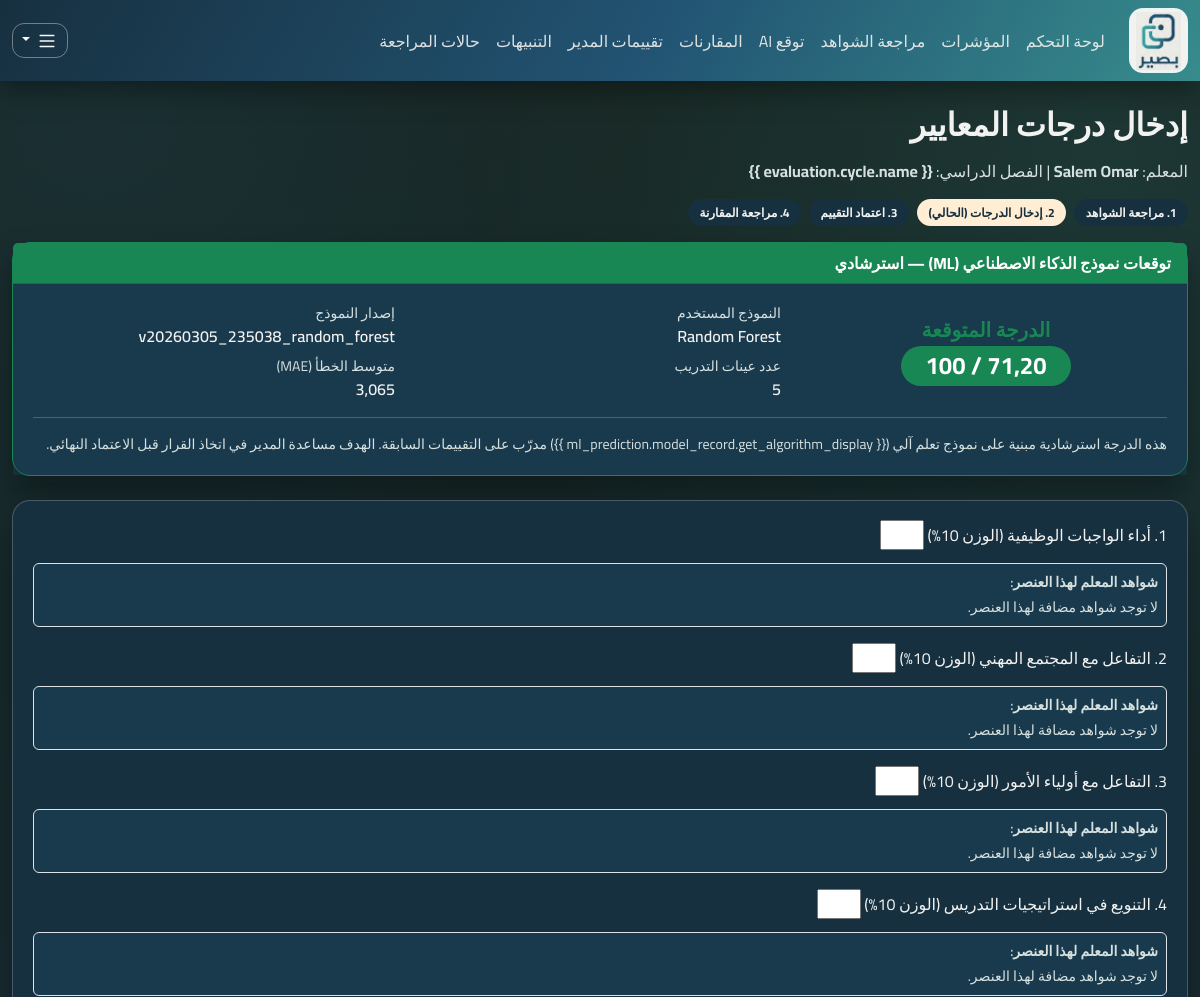
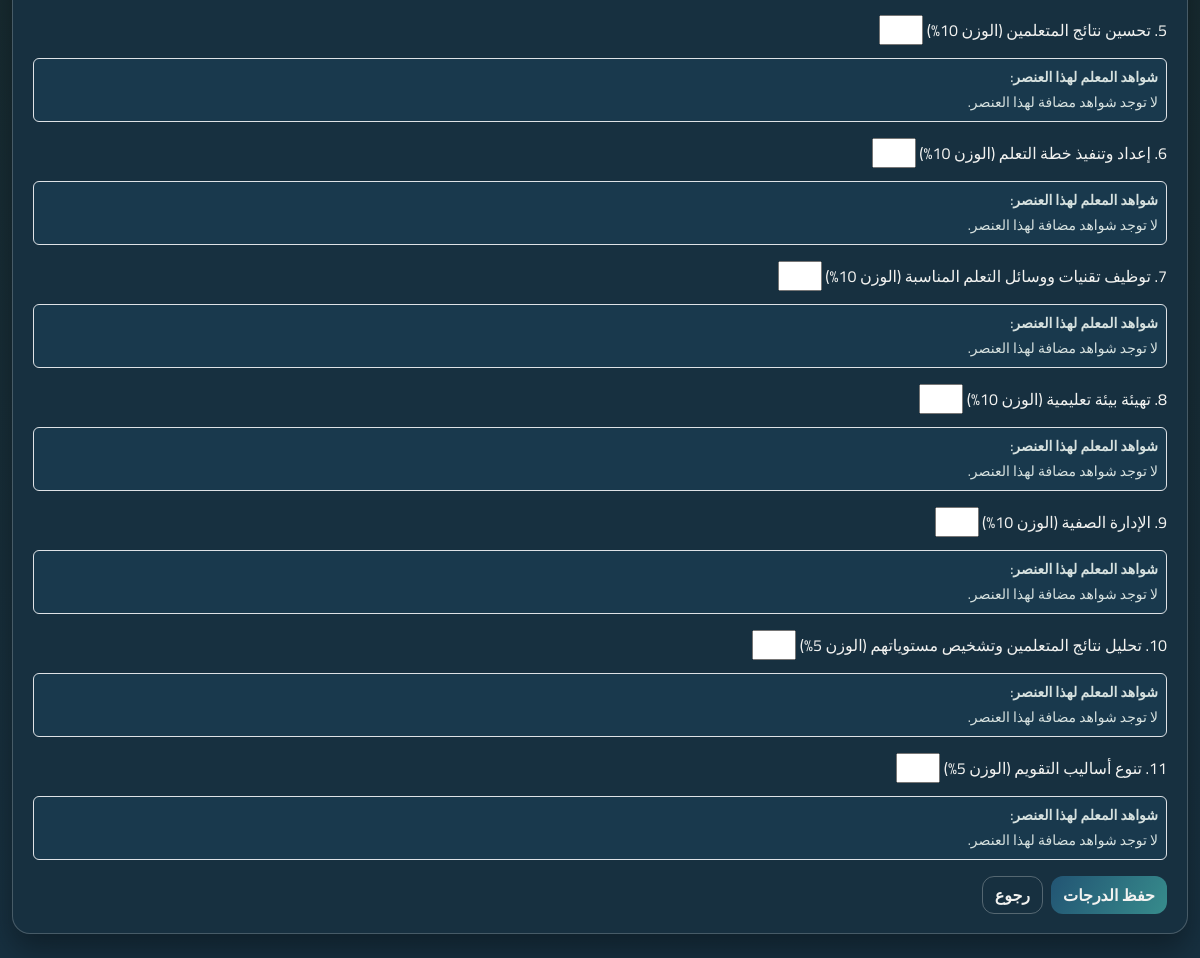
The app's page /evaluations/7/items/ (signed in) with its own data (2 pictures, top to bottom).
### apps/evaluations/models.py (models this page shows)
class ManagerEvaluation(models.Model):
    class Status(models.TextChoices):
        DRAFT = "DRAFT", "Draft"
        FINAL = "FINAL", "Final"
    teacher = models.ForeignKey("teachers.Teacher", on_delete=models.CASCADE, related_name="evaluations")
    cycle = models.ForeignKey("cycles.EvaluationCycle", on_delete=models.CASCADE, related_name="evaluations")
    manager = models.ForeignKey("accounts.User", on_delete=models.PROTECT, related_name="manager_evaluations")
    status = models.CharField(max_length=12, choices=Status.choices, default=Status.DRAFT)
    finalized_at = models.DateTimeField(null=True, blank=True)
    created_at = models.DateTimeField(auto_now_add=True)
    class Meta:
        constraints = [
            models.UniqueConstraint(fields=["teacher", "cycle"], name="uq_eval_teacher_cycle"),
        ]
        indexes = [models.Index(fields=["cycle", "status"])]

### apps/teachers/models.py (models this page shows)
class Teacher(models.Model):
    user = models.OneToOneField("accounts.User", on_delete=models.CASCADE, related_name="teacher_profile")
    school = models.ForeignKey("schools.School", on_delete=models.PROTECT, related_name="teachers")
    employee_id = models.CharField(max_length=50, unique=True)
    is_active = models.BooleanField(default=True)
    created_at = models.DateTimeField(auto_now_add=True)
    class Meta:
        indexes = [models.Index(fields=["school", "employee_id"])]
    def __str__(self) -> str:
        return self.user.get_full_name() or self.user.username

### apps/accounts/models.py (models this page shows)
class User(AbstractUser):
    class Role(models.TextChoices):
        TEACHER = "TEACHER", "Teacher"
        LEADER = "LEADER", "Leader"
        ADMIN = "ADMIN", "Admin"
    role = models.CharField(max_length=16, choices=Role.choices, default=Role.TEACHER)
    school = models.ForeignKey("schools.School", null=True, blank=True, on_delete=models.SET_NULL)
    class Meta:
        indexes = [models.Index(fields=["role", "school"])]

### apps/ml_scoring/models.py (models this page shows, shortened)
class MLPrediction(models.Model):
    teacher = models.ForeignKey(
        "teachers.Teacher", on_delete=models.CASCADE, related_name="ml_predictions"
    )
    cycle = models.ForeignKey(
        "cycles.EvaluationCycle", on_delete=models.CASCADE, related_name="ml_predictions"
    )
    ml_expected_score = models.DecimalField(max_digits=5, decimal_places=2)
    features_json = models.JSONField(
        default=dict, help_text="Feature values used for this prediction"
    )
    model_record = models.ForeignKey(
        MLModelRecord, on_delete=models.CASCADE, related_name="predictions"
    )
    computed_at = models.DateTimeField(auto_now=True)
    class Meta:
        constraints = [
            models.UniqueConstraint(
                fields=["teacher", "cycle"], name="uq_ml_prediction_teacher_cycle"
            ),
            models.CheckConstraint(
                check=models.Q(ml_expected_score__gte=0, ml_expected_score__lte=100),
                name="ck_ml_expected_score_0_100",
            ),
        ]
        indexes = [models.Index(fields=["cycle", "computed_at"])]

class MLModelRecord(models.Model):
    class Algorithm(models.TextChoices):
        XGBOOST = "xgboost", "XGBoost"
        RANDOM_FOREST = "random_forest", "Random Forest"
    algorithm = models.CharField(max_length=32, choices=Algorithm.choices)
    version = models.CharField(max_length=32, unique=True)
    model_path = models.CharField(
        max_length=255,
        help_text="Relative path to the .joblib file inside ml_models/",
    )
    metrics_json = models.JSONField(
        default=dict,
        help_text="Training metrics: MAE, R², RMSE, etc.",
    )
    feature_names = models.JSONField(
        default=list,
        help_text="Ordered list of feature names used during training",
    )
    is_active = models.BooleanField(default=False)
    trained_at = models.DateTimeField(auto_now_add=True)
    sample_count = models.PositiveIntegerField(
        default=0, help_text="Number of training samples used"
    )
    class Meta:
        ordering = ["-trained_at"]
        indexes = [models.Index(fields=["is_active", "algorithm"])]

### apps/ui/views.py (the view)
# urls.py: path("evaluations/<int:evaluation_id>/items/", views.evaluation_items_page, name="evaluation-items"),
@login_required
def evaluation_items_page(request: HttpRequest, evaluation_id: int) -> HttpResponse:
    if not _require_roles(request.user, [User.Role.LEADER, User.Role.ADMIN]):
        messages.error(request, "تعديل التقييمات متاح فقط للقادة أو المديرين.")
        return redirect("ui:dashboard")
    evaluation = get_object_or_404(
        _by_role_queryset(request.user, ManagerEvaluation),
        id=evaluation_id,
    )
    evidences = (
        TeacherEvidence.objects.filter(teacher=evaluation.teacher, cycle=evaluation.cycle)
        .select_related("criterion")
        .prefetch_related("attachments")
        .order_by("-created_at")
    )
    evidences_by_criterion: dict[int, list[TeacherEvidence]] = {}
    for evidence in evidences:
        evidences_by_criterion.setdefault(evidence.criterion_id, []).append(evidence)
    if evaluation.status == ManagerEvaluation.Status.FINAL:
        messages.info(request, "تم اعتماد هذا التقييم مسبقا.")
        return redirect("ui:evaluations")
    if request.method == "POST":
        form = EvaluationItemsForm(request.POST, evaluation=evaluation)
        if form.is_valid():
            form.save()
            log_audit(
                actor=request.user,
                action="evaluation.items_upserted",
                entity_type="ManagerEvaluation",
                entity_id=str(evaluation.id),
                after={"items_count": evaluation.items.count()},
            )
            messages.success(request, "تم حفظ درجات المعايير.")
            return redirect("ui:evaluations")
    else:
        form = EvaluationItemsForm(evaluation=evaluation)
    criterion_rows = []
    for field in form:
        criterion_id = int(field.name.split("_", 1)[1])
        criterion_rows.append(
            {
                "field": field,
                "evidences": evidences_by_criterion.get(criterion_id, []),
            }
        )
    try:
        from apps.ml_scoring.prediction import get_or_predict as ml_get_or_predict
        ml_prediction = ml_get_or_predict(teacher=evaluation.teacher, cycle=evaluation.cycle)
    except Exception:
        ml_prediction = None
    return render(
        request,
        "ui/evaluation_items.html",
        {
            "evaluation": evaluation,
            "form": form,
            "criterion_rows": criterion_rows,
            "ml_prediction": ml_prediction,
        },
    )

### apps/ui/forms.py (shortened to what this page needs)
class EvaluationItemsForm(forms.Form):
    def __init__(self, *args, **kwargs):
        self.evaluation = kwargs.pop("evaluation")
        super().__init__(*args, **kwargs)
        existing = {
            item.criterion_id: item.score
            for item in self.evaluation.items.select_related("criterion").all()
        }
        for criterion in EvaluationCriterion.objects.filter(is_active=True).order_by("order"):
            field_name = f"criterion_{criterion.id}"
            self.fields[field_name] = forms.IntegerField(
                min_value=1,
                max_value=5,
                required=True,
                initial=existing.get(criterion.id),
                label=f"{criterion.order}. {criterion.name} (الوزن {criterion.weight_percent}%)",
            )

### apps/ml_scoring/prediction.py (called while the page is built)
def get_or_predict(*, teacher, cycle, force: bool = False) -> MLPrediction:
    if not force:
        try:
            return MLPrediction.objects.get(teacher=teacher, cycle=cycle)
        except MLPrediction.DoesNotExist:
            pass
    return predict_score(teacher=teacher, cycle=cycle)

### apps/ui/views.py (called while the page is built)
def _by_role_queryset(user: User, model, teacher_lookup: str = "teacher"):
    qs = model.objects.all()
    if user.role == User.Role.ADMIN:
        return qs
    if user.role == User.Role.LEADER:
        return qs.filter(**{f"{teacher_lookup}__school": user.school})
    return qs.filter(**{f"{teacher_lookup}__user": user})

def _require_roles(user: User, allowed: list[str]) -> bool:
    return user.is_authenticated and user.role in allowed

### apps/ui/templates/ui/evaluation_items.html (shortened to what this page needs)
{% extends "ui/base.html" %}
{% block content %}
<h2 class="mb-3">إدخال درجات المعايير</h2>
<p class="text-muted">المعلم: <strong>{{ evaluation.teacher }}</strong> | الفصل الدراسي: <strong>{{
    evaluation.cycle.name }}</strong></p>
<div class="mb-3 d-flex gap-2 flex-wrap">
  <span class="badge text-bg-secondary">1. مراجعة الشواهد</span>
  <span class="badge text-bg-warning">2. إدخال الدرجات (الحالي)</span>
  <span class="badge text-bg-secondary">3. اعتماد التقييم</span>
  <span class="badge text-bg-secondary">4. مراجعة المقارنة</span>
</div>
{% if ml_prediction %}
<div class="card mb-4 border-success">
  <div class="card-header bg-success text-white fw-bold">
     توقعات نموذج الذكاء الاصطناعي (ML) — استرشادي
  </div>
  <div class="card-body bg-light">
    <div class="row align-items-center">
      <div class="col-md-4 text-center mb-3 mb-md-0">
        <h5 class="text-success mb-1">الدرجة المتوقعة</h5>
        <span class="badge bg-success fs-4 px-4 py-2">{{ ml_prediction.ml_expected_score }} / 100</span>
      </div>
      <div class="col-md-8">
        <div class="row">
          <div class="col-6">
            <div class="small text-muted">النموذج المستخدم</div>
            <div class="fw-semibold">{{ ml_prediction.model_record.get_algorithm_display }}</div>
          </div>
          <div class="col-6">
            <div class="small text-muted">إصدار النموذج</div>
            <div class="fw-semibold">{{ ml_prediction.model_record.version }}</div>
          </div>
        </div>
        <div class="row mt-2">
          <div class="col-6">
            <div class="small text-muted">عدد عينات التدريب</div>
            <div class="fw-semibold">{{ ml_prediction.model_record.sample_count }}</div>
          </div>
          <div class="col-6">
            <div class="small text-muted">متوسط الخطأ (MAE)</div>
            <div class="fw-semibold">{{ ml_prediction.model_record.metrics_json.mae }}</div>
          </div>
        </div>
      </div>
    </div>
    <hr>
    <div class="text-muted small"> هذه الدرجة استرشادية مبنية على نموذج تعلم آلي ({{
      ml_prediction.model_record.get_algorithm_display }}) مدرّب على التقييمات السابقة. الهدف مساعدة المدير في اتخاذ
      القرار قبل الاعتماد النهائي.</div>
  </div>
</div>
{% endif %}
<div class="card">
  <div class="card-body">
    <form method="post">
      {% for row in criterion_rows %}
      {% with field=row.field %}
      <div class="mb-3">
        <label class="form-label" for="{{ field.id_for_label }}">{{ field.label }}</label>
        {{ field }}
        <div class="mt-2 border rounded p-2 bg-light">
          <div class="fw-semibold small mb-1">شواهد المعلم لهذا العنصر:</div>
          {% for evidence in row.evidences %}
          <div class="small mb-1">
            - {{ evidence.evidence_text }}
            {% if evidence.attachments.all %}
            <div class="mt-1">
              {% for attachment in evidence.attachments.all %}
              <a href="{{ attachment.file.url }}" target="_blank" rel="noopener">{{ attachment.filename }}</a>{% if not forloop.last %} | {% endif %}
              {% endfor %}
            </div>
            {% endif %}
            <span class="text-muted">({{ evidence.created_at }})</span>
          </div>
          {% empty %}
          <div class="small text-muted">لا توجد شواهد مضافة لهذا العنصر.</div>
          {% endfor %}
        </div>
      </div>
      {% endwith %}
      {% endfor %}
      <div class="d-flex gap-2">
        <button class="btn btn-primary" type="submit">حفظ الدرجات</button>
        <a class="btn btn-outline-secondary" href="{% url 'ui:evaluations' %}">رجوع</a>
      </div>
    </form>
  </div>
</div>
{% endblock %}

### apps/ui/templates/ui/base.html (style rules this page uses)
:root { --brand-primary: #225473; --brand-deep: #173040; --brand-accent: #378C8C; --accent-warm: #FFEDD4; --accent-cool: #D4FBFF; --bg-main: #182621; --text-main: #F2F2F0; --text-muted: #D6E1DF; --surface: #173040; --surface-soft: #225473; --line: rgba(242, 242, 240, 0.22); --shadow: 0 16px 30px rgba(0, 0, 0, 0.34); }
body { font-family: "Cairo", sans-serif; color: var(--text-main); background: radial-gradient(circle at 92% 8%, rgba(55, 140, 140, 0.16), transparent 30%), radial-gradient(circle at 8% 4%, rgba(34, 84, 115, 0.2), transparent 25%), linear-gradient(180deg, #182621 0%, #173040 100%); min-height: 100vh; }
h1, h2, h3, h4, h5, h6 { font-weight: 700; color: var(--text-main); }
.card { border: 1px solid var(--line); border-radius: 18px; box-shadow: var(--shadow); background: var(--surface); }
.card .card-body { padding: 1.2rem 1.25rem; }
.table td, .table th, .form-label, .navbar-text, p, li { color: var(--text-main); }
.btn { border-radius: 12px; font-weight: 700; box-shadow: none; }
.btn-primary { border: none; color: #F2F2F0; background: linear-gradient(120deg, #225473, #378C8C); }
.btn-outline-secondary { border-color: rgba(242, 242, 240, 0.28); color: #F2F2F0; }
.badge { border-radius: 999px; padding: 0.46rem 0.72rem; font-weight: 700; }
.text-bg-secondary { background-color: #173040 !important; color: #F2F2F0 !important; }
.text-bg-warning { background-color: var(--accent-warm) !important; color: #173040 !important; }
.text-muted { color: var(--text-muted) !important; }
.small { color: var(--text-muted); }
a { color: var(--accent-cool); }
hr { border-color: var(--line); opacity: 1; }
.bg-light { background-color: rgba(34, 84, 115, 0.25) !important; color: #F2F2F0 !important; }

### records on screen
ManagerEvaluation: teacher "Salem Omar"
MLPrediction: ml_expected_score "71,20", model_record.algorithm "Random Forest", model_record.version "v20260305_235038_random_forest", model_record.sample_count "5", model_record.metrics_json.mae "3,065"

### other values on screen
{{ field.label }} "1. أداء الواجبات الوظيفية (الوزن 10%)" "2. التفاعل مع المجتمع المهني (الوزن 10%)" "3. التفاعل مع أولياء الأمور (الوزن 10%)" "4. التنويع في استراتيجيات التدريس (الوزن 10%)" "5. تحسين نتائج المتعلمين (الوزن 10%)" "6. إعداد وتنفيذ خطة التعلم (الوزن 10%)" "7. توظيف تقنيات ووسائل التعلم المناسبة (الوزن 10%)" "8. تهيئة بيئة تعليمية (الوزن 10%)" "9. الإدارة الصفية (الوزن 10%)" "10. تحليل نتائج المتعلمين وتشخيص مستوياتهم (الوزن 5%)" "11. تنوع أساليب التقويم (الوزن 5%)"
